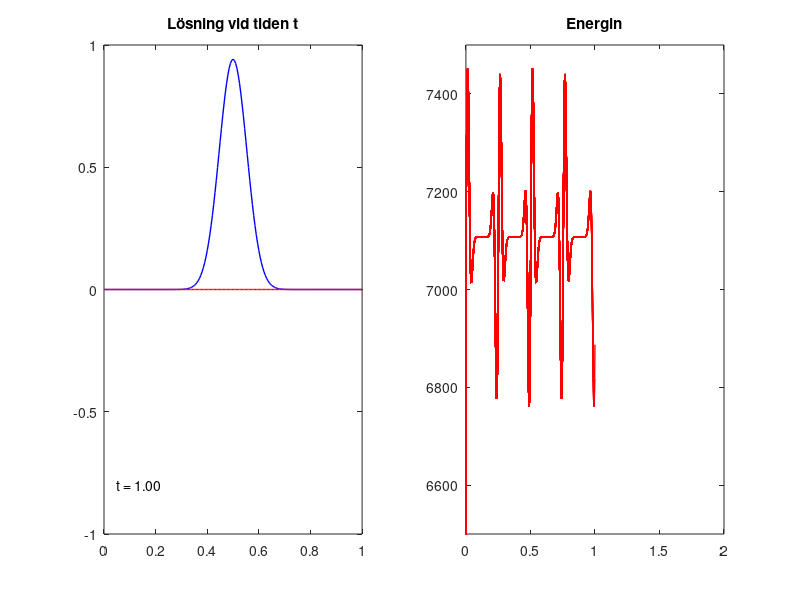

MATLAB code to generate this figure:
clear; clc; close all;

N=200;       %antal intervall
T=1;         %sluttid
dx=1/N;    %steglängd i rummet
dt=dx/2.0; %tidssteg, tänk på stabilitetsvillkoren
M=round(T/dt); %antal tidsteg
c=2;


%allokering av minne
u = zeros(N+1, M+1); %u(n,m): lösningens värde vid tid (m-1)*dt i position n*dx
p = zeros(N+1, M+1); %p = u'

A = zeros(N+1, N+1); %Matris A för differensapproximation av d^2u/dx^2
x = dx * (1:N+1)';   %x(n) samma som n*dx

E = zeros(1, M+1); %För att beräkna energin i varje tidssteg

diagonal = -2/dx^2 * ones(N+1,1);
A = diag(diagonal);
annars = 1/dx^2 * ones(N,1);
A = A + diag(annars,1) + diag(annars,-1);
%disp(A)
A(1,1) = -1/dx^2; 
A(1,2) = 1/dx^2; 
A(end,end) = -1/dx^2;  
A(end,end-1) = 1/dx^2;

%begynnelsevärden
g = @(x) exp(-200*(x - 0.5).^2);
u(:,1) = g(x);
p(:,1) = zeros(size(x));


u(1,:) = u(2,:); %Neumann
u(N+1,:) = u(N,:); %Neumann
% Beräkna energin E vid tiden t = 0
%E = zeros(1,M);
E(1) = 0;
Hamiltonian = @(p,q) (1/2) * (norm(p)^2 - dot(q,c^2 * A * q)); %c^2 * A * q


nframe=M + 1; 
mov(1:nframe)=struct('cdata', [], 'colormap', []);
figure;
subplot(1,2,1)
plot(x, u(:, 1), 'b', 'LineWidth', 1);
axis([0 1 -1 1]);
set(gca, 'nextplot', 'replacechildren');
title('Lösning vid tiden t');
drawnow;
mov(1) = getframe(gcf); %Första frame i filmen

subplot(1,2,2)
t_axis = dt * (0:M);
plot(t_axis, E(1), 'b', 'LineWidth', 1);
axis([0 2 6.5e3 7.5e3]); 
set(gca, 'nextplot', 'replacechildren');
title('Energin');
drawnow;
mov(1) = getframe(gcf); %Första frame i filmen


for m = 1:M %tidsstegning med symplektisk Euler
    u(:, m+1) = u(:,m) + dt * p(:,m);
    p(:, m+1) = p(:,m) + dt * c^2 * A * u(:, m+1);
    u_nu = u(:, m+1);
    p_nu = p(:, m+1);
    X = [0; x; 1]; % RV
    U = [0; u(:, m); 0];
    
    subplot(1,2,1)
    plot(X, U, 'b', 'LineWidth', 1);
    hold on;
    
    t = dt * (m-1);
    d_Lambert = (1/2) * (g(x - c*t) + g(x + c*t));
    lsng = [0; d_Lambert; 0];
    subplot(1,2,1)
    plot(X, lsng, 'r', 'LineWidth', 1);
    hold on;

    text(0.05, -0.8, sprintf('t = %.2f', m * dt));
    set(gca, 'nextplot', 'replacechildren');
    drawnow;
    
    mov(m+1) = getframe(gcf);
    E(m+1) = Hamiltonian(p_nu, u_nu);
    disp(E(m+1))
    subplot(1,2,2);
    t_vec = dt * (0:m);
    plot(t_vec,E(1,1:m+1), 'r', 'LineWidth', 1);
    hold on;
end
movie(mov, 1, 30);

% Om du vill spara filmen kan du använda:
%VideoWriter(mov, 'wave_simulation.avi');

